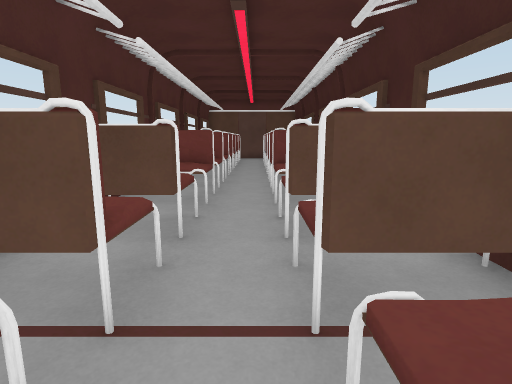
View 1 (above)

19 first-person views from a walk through a Unity game level. The camera is 1.5 m above the floor, tilts 10° down and sees 80° across. Doors are open. The floor is counted in squares, 1 m on a side. Each view is taken from the middle of a square. On the plan, view 1 faces up. The plan holds only what a view shows up to about 15 squares ahead; the rest is blank. The place goes on beyond the plan. The player character is not drawn.

View 2
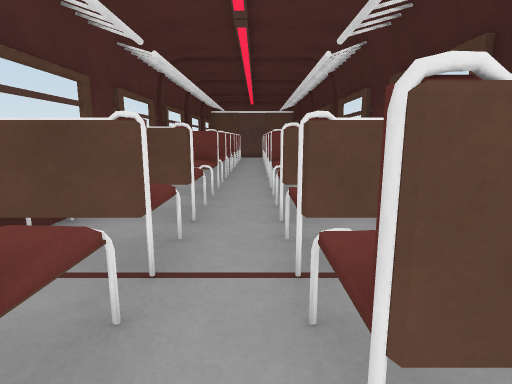

View 3
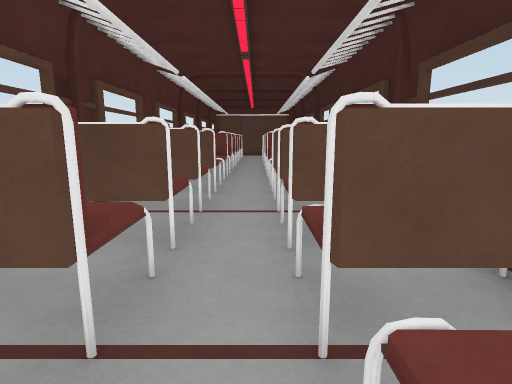

View 4
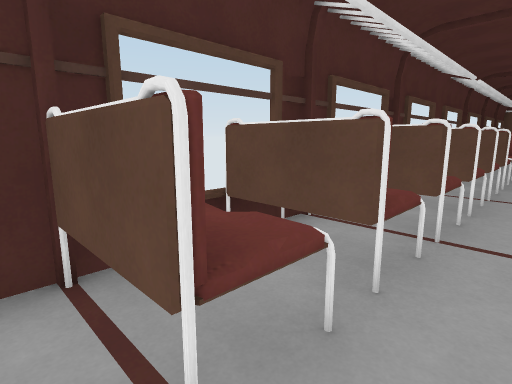

View 5
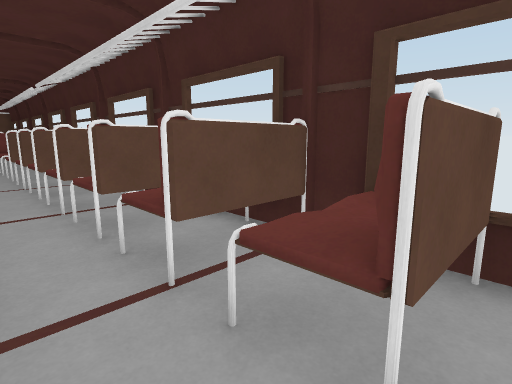

View 6
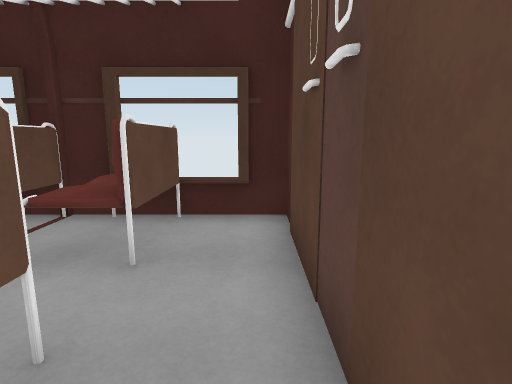

View 7
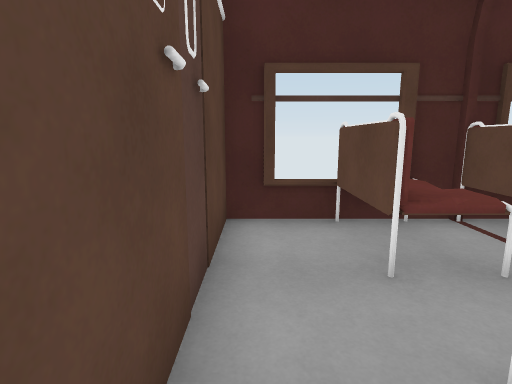

View 8
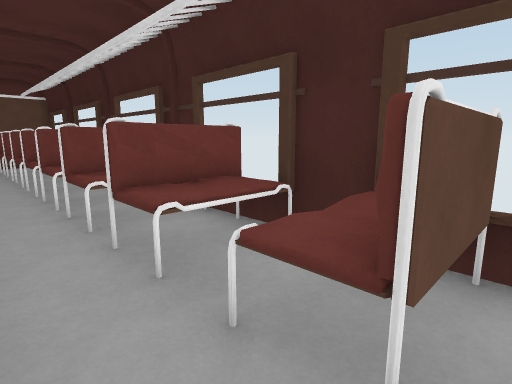

View 9
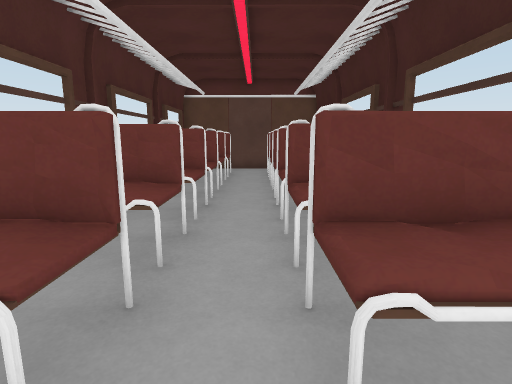

View 10
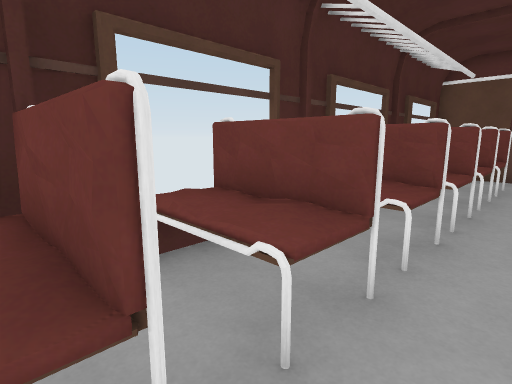

View 11
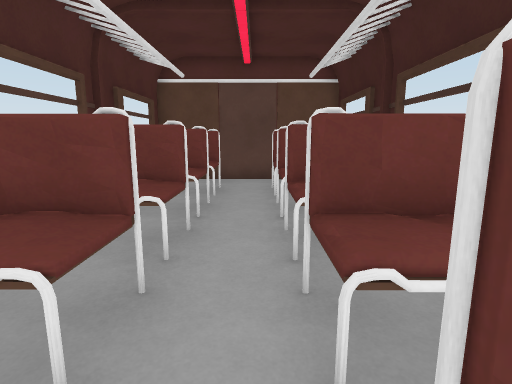

View 12
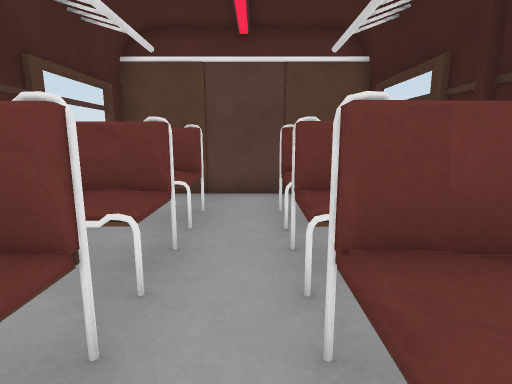

View 13
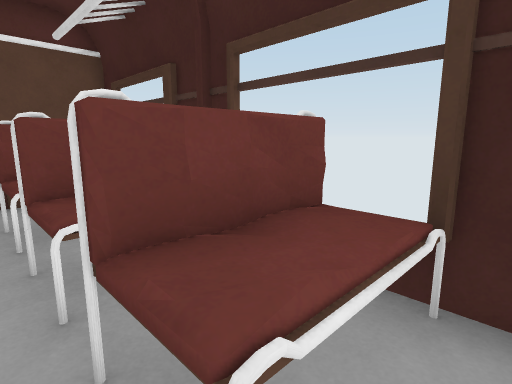

View 14
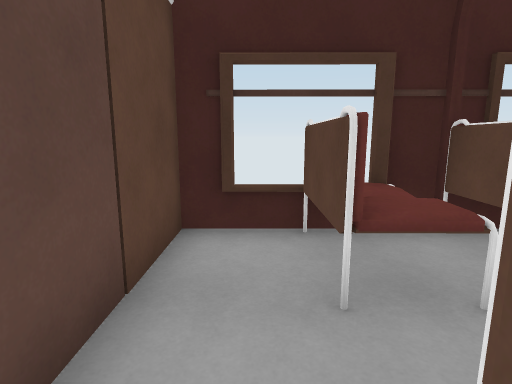

View 15
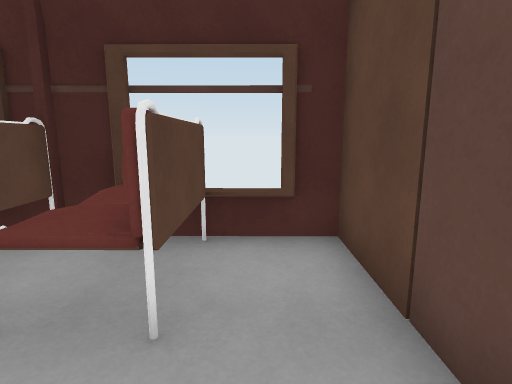

View 16
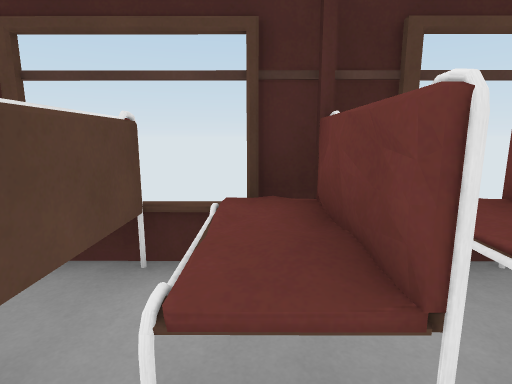

View 17
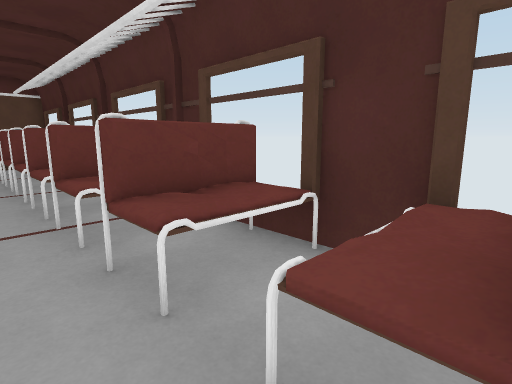

View 18
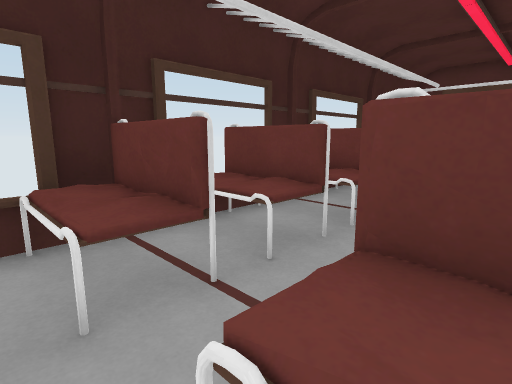

View 19
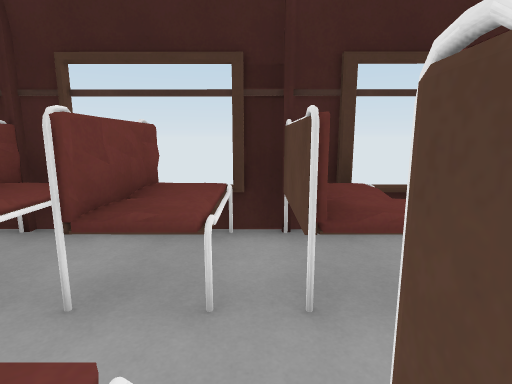

### Floor plan
Key: @ floor where view 1 was taken; # wall or solid block; . floor; D open door; = window, fence, low wall or low ledge; ^ raised ledge.
Columns run from 4 left of view 1 to 3 right of it. Each row starts with its distance up from view 1.
 23 ###DDD##
 22 =......=
 21 =##^.###
 20 #^^^.^^#
 19 ####.###
 18 # ^^.^ ^
 17 =###.^^#
 16 #^^^.^^^
 15 ####.###
 14 #^^^.^^^
 13 =###.###
 12 =^^^.^^^
 11 #....###
 10 ###^.^^^
  9    =.^^#
  8  ###.###
  7 #^^^.^^#
  6 #^^..^^#
  5 ###^.^##
  4 =......=
  3 #^^^.^^^
  2  ###.###
  1   ^^.^^#
  0   ##@###
 -1  ^^^.^^
 -2  ^^...^
 -3 #^^..^^
 -4 =##..##
 -5 =^^..^^=
 -6 ##^^..^#
 -7 #^^..^^#
 -8 =##^.^##
 -9 =......=
-10 #......#
-11 ###D#D##

Positions as (right, up) in squares from view 1, and headings:
1: (0, 0), facing up
2: (0, -1), facing up
3: (0, -4), facing up
4: (0, -7), facing up-left
5: (-1, -9), facing up-right
6: (-3, -10), facing right
7: (2, -10), facing left
8: (-1, 4), facing up-right
9: (0, 8), facing up
10: (0, 10), facing up-left
11: (0, 12), facing up
12: (0, 15), facing up
13: (0, 15), facing up-right
14: (-2, 22), facing right
15: (1, 22), facing left
16: (0, 14), facing left
17: (0, 8), facing down-left
18: (-2, 4), facing down-right
19: (-2, 11), facing right
